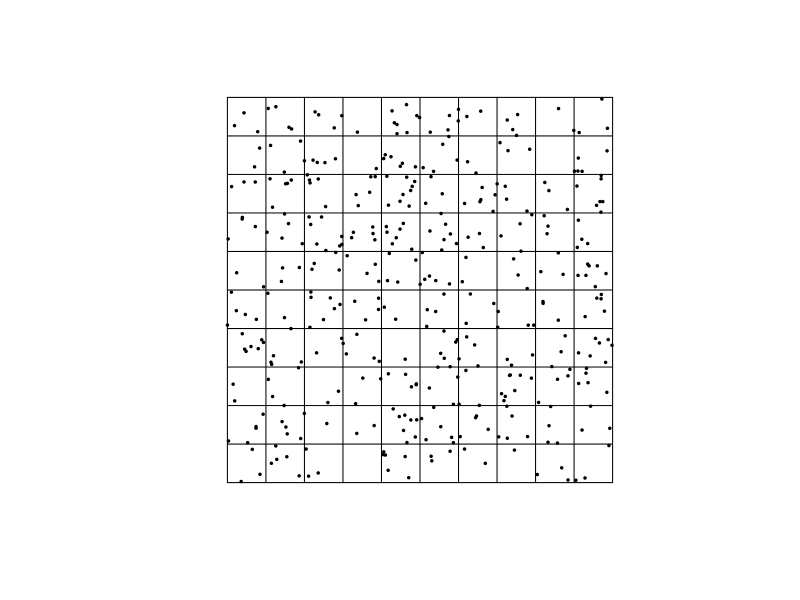
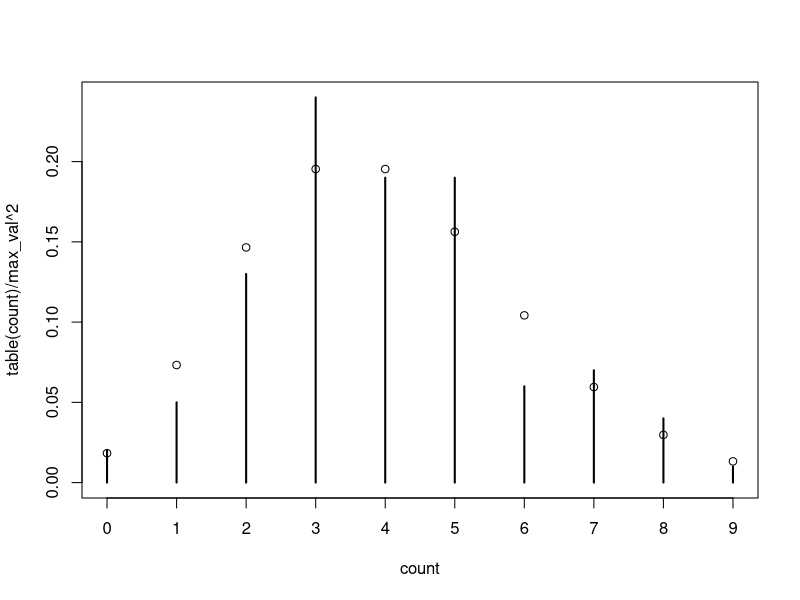

Recreate these plots in R, in order.
## ---- chunk 1
# Define the paramteres
points <- 400
max_val <- 10

# Create random coordinates
x <- runif(points, min=0, max=max_val)
y <- runif(points, min=0, max=max_val)

# Plot the grid and points
plot(x,y, xlim=c(0,max_val), ylim=c(0,max_val),
     pch=20, asp=1, cex=0.5,
     axes=F, xlab='', ylab='')

for (i in 0:max_val)
{
  segments(0, i, max_val, i)
  segments(i, 0, i, max_val)
}

# Count points in each grid
x_int <- floor(x)+1
y_int <- floor(y)+1

count <- matrix(rep(0,max_val^2),nrow=max_val)
for (i in 1:points)
{
  count[x_int[i], y_int[i]] <- count[x_int[i], y_int[i]] + 1
}

# Plot the outcomes

plot(table(count)/max_val^2)
points(0:15, dpois(0:15, points/max_val^2))

